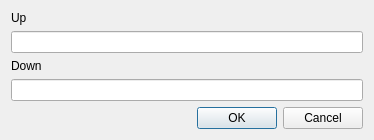
<?xml version="1.0" encoding="UTF-8"?>
<ui version="4.0">
 <class>Question2</class>
 <widget class="QDialog" name="Question2">
  <property name="geometry">
   <rect>
    <x>0</x>
    <y>0</y>
    <width>374</width>
    <height>133</height>
   </rect>
  </property>
  <property name="windowTitle">
   <string>Question</string>
  </property>
  <layout class="QVBoxLayout" name="verticalLayout_3">
   <item>
    <layout class="QVBoxLayout" name="verticalLayout">
     <item>
      <widget class="QLabel" name="l_Up">
       <property name="text">
        <string>Up</string>
       </property>
      </widget>
     </item>
     <item>
      <widget class="QLineEdit" name="le_Value"/>
     </item>
    </layout>
   </item>
   <item>
    <layout class="QVBoxLayout" name="verticalLayout_2">
     <item>
      <widget class="QLabel" name="l_Down">
       <property name="text">
        <string>Down</string>
       </property>
      </widget>
     </item>
     <item>
      <widget class="QLineEdit" name="le_Description"/>
     </item>
    </layout>
   </item>
   <item>
    <widget class="QDialogButtonBox" name="buttonBox">
     <property name="orientation">
      <enum>Qt::Horizontal</enum>
     </property>
     <property name="standardButtons">
      <set>QDialogButtonBox::Cancel|QDialogButtonBox::Ok</set>
     </property>
    </widget>
   </item>
  </layout>
 </widget>
 <resources/>
 <connections>
  <connection>
   <sender>buttonBox</sender>
   <signal>accepted()</signal>
   <receiver>Question2</receiver>
   <slot>accept()</slot>
   <hints>
    <hint type="sourcelabel">
     <x>248</x>
     <y>254</y>
    </hint>
    <hint type="destinationlabel">
     <x>157</x>
     <y>274</y>
    </hint>
   </hints>
  </connection>
  <connection>
   <sender>buttonBox</sender>
   <signal>rejected()</signal>
   <receiver>Question2</receiver>
   <slot>reject()</slot>
   <hints>
    <hint type="sourcelabel">
     <x>316</x>
     <y>260</y>
    </hint>
    <hint type="destinationlabel">
     <x>286</x>
     <y>274</y>
    </hint>
   </hints>
  </connection>
 </connections>
</ui>
